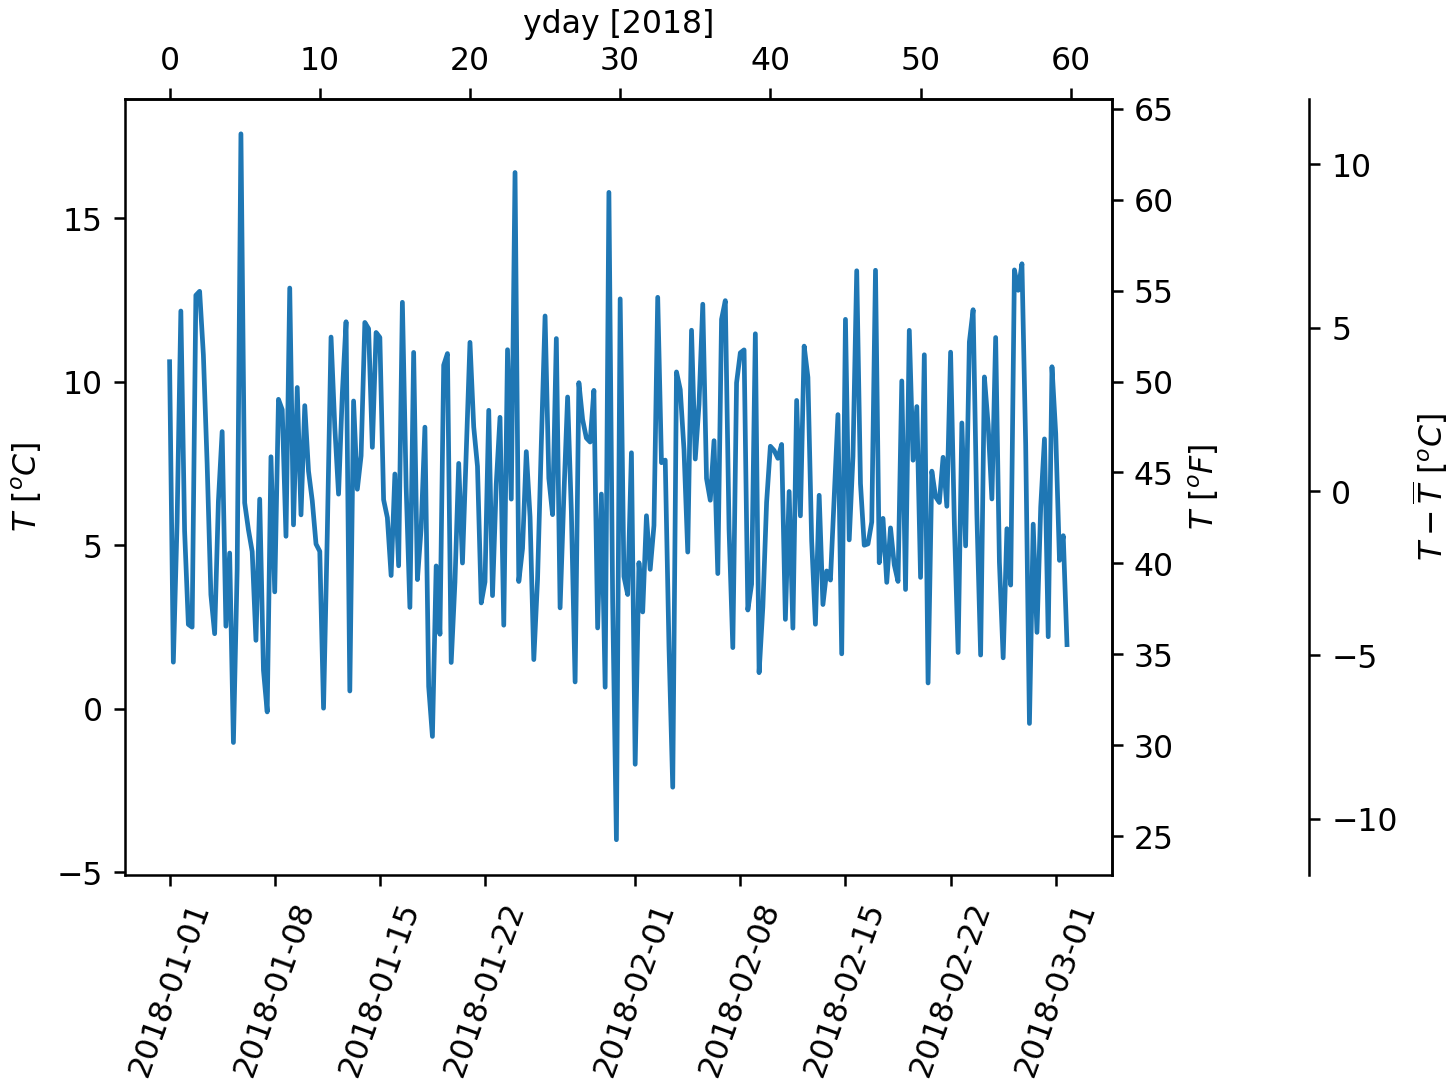

The script that saved this image:
import matplotlib.pyplot as plt
import numpy as np
import datetime
import matplotlib.dates as mdates
from matplotlib.ticker import AutoMinorLocator


dates = [datetime.datetime(2018, 1, 1) + datetime.timedelta(hours=k * 6)
         for k in range(240)]
temperature = np.random.randn(len(dates)) * 4 + 6.7
fig, ax = plt.subplots(layout='constrained')

ax.plot(dates, temperature)
ax.set_ylabel(r'$T\ [^oC]$')
plt.xticks(rotation=70)


def date2yday(x):
    """Convert matplotlib datenum to days since 2018-01-01."""
    y = x - mdates.date2num(datetime.datetime(2018, 1, 1))
    return y


def yday2date(x):
    """Return a matplotlib datenum for *x* days after 2018-01-01."""
    y = x + mdates.date2num(datetime.datetime(2018, 1, 1))
    return y


secax_x = ax.secondary_xaxis('top', functions=(date2yday, yday2date))
secax_x.set_xlabel('yday [2018]')


def celsius_to_fahrenheit(x):
    return x * 1.8 + 32


def fahrenheit_to_celsius(x):
    return (x - 32) / 1.8


secax_y = ax.secondary_yaxis(
    'right', functions=(celsius_to_fahrenheit, fahrenheit_to_celsius))
secax_y.set_ylabel(r'$T\ [^oF]$')


def celsius_to_anomaly(x):
    return (x - np.mean(temperature))


def anomaly_to_celsius(x):
    return (x + np.mean(temperature))


# use of a float for the position:
secax_y2 = ax.secondary_yaxis(
    1.2, functions=(celsius_to_anomaly, anomaly_to_celsius))
secax_y2.set_ylabel(r'$T - \overline{T}\ [^oC]$')


plt.show()

# plt.savefig("14-graphics_additional_axis_date2_temperature3.png", dpi=227)
